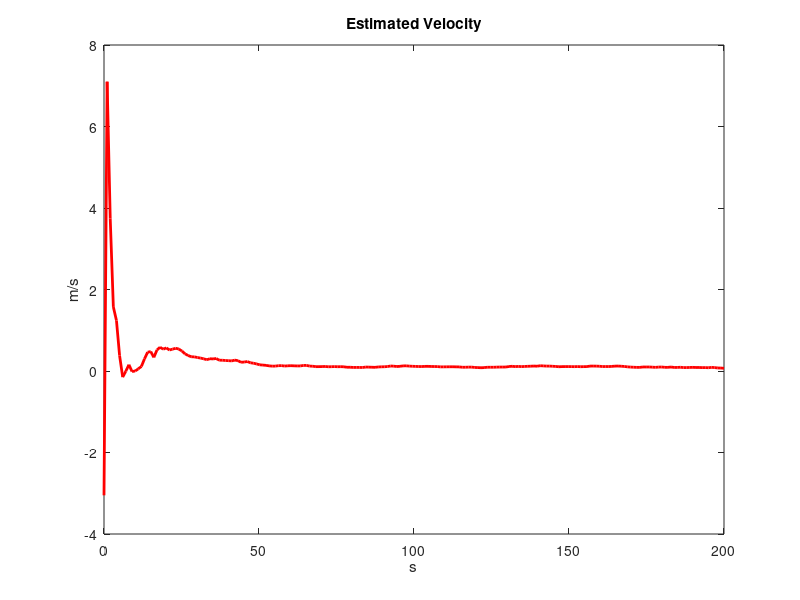
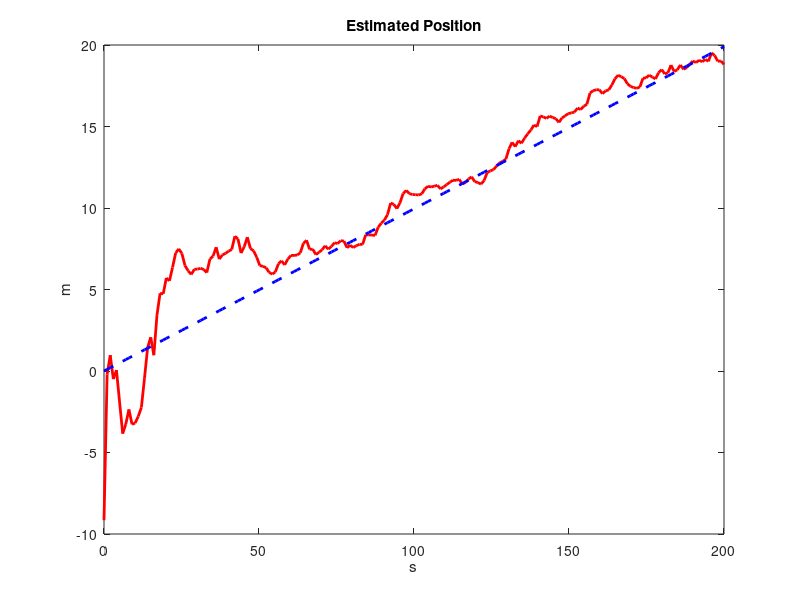
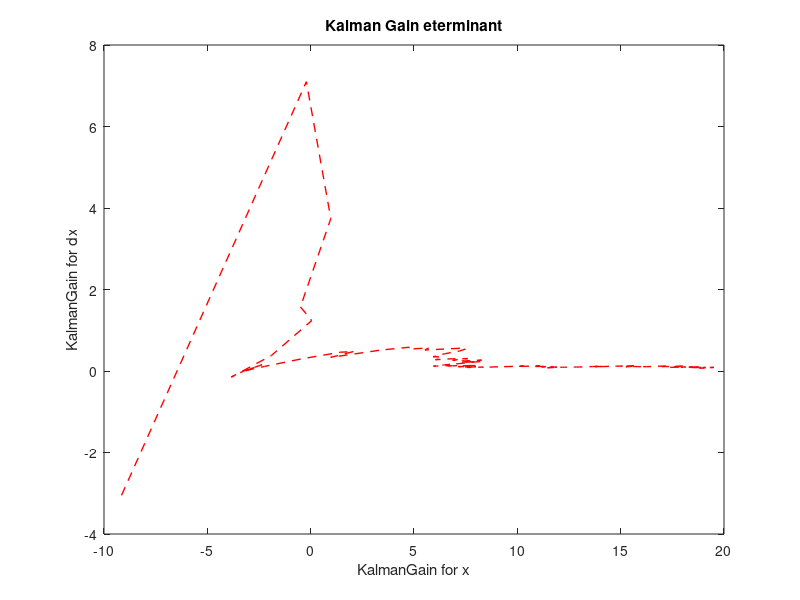
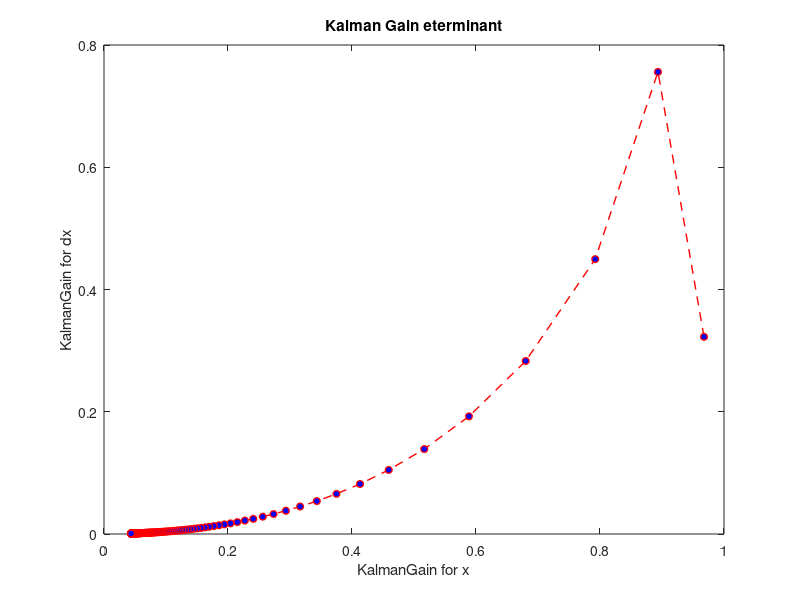

Here is the MATLAB script that generated these plots, in order:
% KALMAN FILTER EXMPLE FOR TRACKING SINGLE CART 
% CONSTANT VELOCITY ASSUMPTION IS MADE
 
clc
close all;
clear all;


dt = 1;         % dt = 1 sec
P = [ 20, 0;
       0, 10; ];
X = [ 0;
      0; ];
R = [ 1; ];
F = [ 1, dt;
      0, 1; ];
H = [ 1, 0; ];
Q = (1e-6) * [ (dt^4)/4, (dt^3)/2;
                 (dt^3)/2, dt^2; ];
pos = 0;
nIter = 200;
velocities = zeros(1, nIter);
positions = zeros(1, nIter);
truePositions = zeros(1, nIter);
KalmanGain = zeros(2, nIter);

for i = 1 : nIter
    Xp = F*X;
    Pp = F*P*F' + Q;
 
    K = (Pp*H')/(H*Pp*H' + R);
    y = ( pos + randn()*5 ) - H*Xp;
 
    X = Xp + K * y;
    P = Pp - K * H * Pp;
 
    KalmanGain(:,i) = K;
    NormK(i) = norm(K);
    
    velocities(i) = X(2);
    positions(i) = X(1);
    truePositions(i) = pos;
 
    pos = pos + 0.1;
end
 
plot(linspace(0, nIter, nIter), velocities, 'r', 'LineWidth',2);
title('Estimated Velocity');
xlabel('s')
ylabel('m/s');
 
figure;
plot(linspace(0, nIter, nIter), positions, 'r', 'LineWidth', 2);
hold on;
plot(linspace(0, nIter, nIter), truePositions, '--b', 'LineWidth', 2);
title('Estimated Position');
xlabel('s')
ylabel('m');

figure;
plot(positions, velocities, '--r', 'MarkerSize', 5, 'LineWidth',1, ...
    'MarkerFaceColor', 'b');
title('Kalman Gain eterminant');
xlabel('KalmanGain for x')
ylabel('KalmanGain for dx');

figure;
plot(KalmanGain(1,:), KalmanGain(2,:), '--o', 'Color', 'red', 'MarkerSize', 5, ...
    'LineWidth',1, 'MarkerFaceColor', 'b');
title('Kalman Gain eterminant');
xlabel('KalmanGain for x')
ylabel('KalmanGain for dx');

